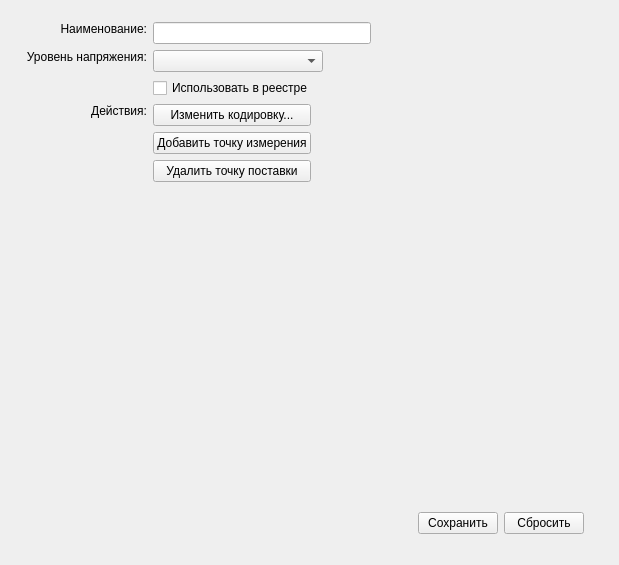
<?xml version="1.0" encoding="UTF-8"?>
<ui version="4.0">
 <class>DPSets</class>
 <widget class="QWidget" name="DPSets">
  <property name="geometry">
   <rect>
    <x>0</x>
    <y>0</y>
    <width>619</width>
    <height>565</height>
   </rect>
  </property>
  <property name="windowTitle">
   <string>Form</string>
  </property>
  <widget class="QWidget" name="horizontalLayoutWidget">
   <property name="geometry">
    <rect>
     <x>10</x>
     <y>10</y>
     <width>591</width>
     <height>541</height>
    </rect>
   </property>
   <layout class="QHBoxLayout" name="mainLayout">
    <property name="leftMargin">
     <number>10</number>
    </property>
    <property name="topMargin">
     <number>6</number>
    </property>
    <property name="rightMargin">
     <number>6</number>
    </property>
    <property name="bottomMargin">
     <number>6</number>
    </property>
    <item>
     <layout class="QGridLayout" name="gridLayout">
      <property name="leftMargin">
       <number>6</number>
      </property>
      <property name="topMargin">
       <number>6</number>
      </property>
      <property name="rightMargin">
       <number>6</number>
      </property>
      <property name="bottomMargin">
       <number>6</number>
      </property>
      <item row="0" column="0">
       <widget class="QLabel" name="label">
        <property name="text">
         <string>Наименование:</string>
        </property>
        <property name="alignment">
         <set>Qt::AlignRight|Qt::AlignTop|Qt::AlignTrailing</set>
        </property>
       </widget>
      </item>
      <item row="3" column="1">
       <layout class="QHBoxLayout" name="horizontalLayout_4">
        <item>
         <layout class="QVBoxLayout" name="verticalLayout">
          <property name="rightMargin">
           <number>6</number>
          </property>
          <item>
           <widget class="QPushButton" name="cmdCodes">
            <property name="text">
             <string>Изменить кодировку...</string>
            </property>
           </widget>
          </item>
          <item>
           <widget class="QPushButton" name="cmdAddMeasuringPoint">
            <property name="text">
             <string>Добавить точку измерения</string>
            </property>
           </widget>
          </item>
          <item>
           <widget class="QPushButton" name="cmdRemove">
            <property name="text">
             <string>Удалить точку поставки</string>
            </property>
           </widget>
          </item>
         </layout>
        </item>
        <item>
         <spacer name="horizontalSpacer_3">
          <property name="orientation">
           <enum>Qt::Horizontal</enum>
          </property>
          <property name="sizeHint" stdset="0">
           <size>
            <width>40</width>
            <height>20</height>
           </size>
          </property>
         </spacer>
        </item>
       </layout>
      </item>
      <item row="0" column="1">
       <layout class="QHBoxLayout" name="horizontalLayout_3">
        <item>
         <widget class="QLineEdit" name="txtName"/>
        </item>
        <item>
         <spacer name="horizontalSpacer_2">
          <property name="orientation">
           <enum>Qt::Horizontal</enum>
          </property>
          <property name="sizeHint" stdset="0">
           <size>
            <width>40</width>
            <height>20</height>
           </size>
          </property>
         </spacer>
        </item>
       </layout>
      </item>
      <item row="4" column="1">
       <spacer name="verticalSpacer">
        <property name="orientation">
         <enum>Qt::Vertical</enum>
        </property>
        <property name="sizeHint" stdset="0">
         <size>
          <width>20</width>
          <height>40</height>
         </size>
        </property>
       </spacer>
      </item>
      <item row="3" column="0">
       <widget class="QLabel" name="label_2">
        <property name="text">
         <string>Действия:</string>
        </property>
        <property name="alignment">
         <set>Qt::AlignRight|Qt::AlignTop|Qt::AlignTrailing</set>
        </property>
       </widget>
      </item>
      <item row="6" column="1">
       <layout class="QHBoxLayout" name="horizontalLayout_2">
        <property name="leftMargin">
         <number>5</number>
        </property>
        <property name="topMargin">
         <number>5</number>
        </property>
        <property name="rightMargin">
         <number>5</number>
        </property>
        <property name="bottomMargin">
         <number>5</number>
        </property>
        <item>
         <spacer name="horizontalSpacer">
          <property name="orientation">
           <enum>Qt::Horizontal</enum>
          </property>
          <property name="sizeHint" stdset="0">
           <size>
            <width>40</width>
            <height>20</height>
           </size>
          </property>
         </spacer>
        </item>
        <item>
         <widget class="QPushButton" name="cmdSave">
          <property name="text">
           <string>Сохранить</string>
          </property>
         </widget>
        </item>
        <item>
         <widget class="QPushButton" name="cmdDrop">
          <property name="text">
           <string>Сбросить</string>
          </property>
         </widget>
        </item>
       </layout>
      </item>
      <item row="1" column="0">
       <widget class="QLabel" name="label_3">
        <property name="text">
         <string>Уровень напряжения:</string>
        </property>
        <property name="alignment">
         <set>Qt::AlignRight|Qt::AlignTop|Qt::AlignTrailing</set>
        </property>
        <property name="wordWrap">
         <bool>true</bool>
        </property>
       </widget>
      </item>
      <item row="1" column="1">
       <layout class="QHBoxLayout" name="horizontalLayout_5">
        <item>
         <widget class="QComboBox" name="cmbVoltLevel">
          <property name="minimumSize">
           <size>
            <width>170</width>
            <height>0</height>
           </size>
          </property>
         </widget>
        </item>
        <item>
         <spacer name="horizontalSpacer_4">
          <property name="orientation">
           <enum>Qt::Horizontal</enum>
          </property>
          <property name="sizeHint" stdset="0">
           <size>
            <width>40</width>
            <height>20</height>
           </size>
          </property>
         </spacer>
        </item>
       </layout>
      </item>
      <item row="2" column="1">
       <widget class="QCheckBox" name="chkToRegister">
        <property name="text">
         <string>Использовать в реестре</string>
        </property>
       </widget>
      </item>
     </layout>
    </item>
   </layout>
  </widget>
 </widget>
 <resources/>
 <connections>
  <connection>
   <sender>cmdAddMeasuringPoint</sender>
   <signal>clicked()</signal>
   <receiver>DPSets</receiver>
   <slot>appendChild()</slot>
   <hints>
    <hint type="sourcelabel">
     <x>208</x>
     <y>96</y>
    </hint>
    <hint type="destinationlabel">
     <x>170</x>
     <y>756</y>
    </hint>
   </hints>
  </connection>
  <connection>
   <sender>cmdRemove</sender>
   <signal>clicked()</signal>
   <receiver>DPSets</receiver>
   <slot>removeItem()</slot>
   <hints>
    <hint type="sourcelabel">
     <x>185</x>
     <y>123</y>
    </hint>
    <hint type="destinationlabel">
     <x>193</x>
     <y>768</y>
    </hint>
   </hints>
  </connection>
  <connection>
   <sender>cmdSave</sender>
   <signal>clicked()</signal>
   <receiver>DPSets</receiver>
   <slot>saveChanges()</slot>
   <hints>
    <hint type="sourcelabel">
     <x>436</x>
     <y>522</y>
    </hint>
    <hint type="destinationlabel">
     <x>203</x>
     <y>778</y>
    </hint>
   </hints>
  </connection>
  <connection>
   <sender>cmdDrop</sender>
   <signal>clicked()</signal>
   <receiver>DPSets</receiver>
   <slot>dropChanges()</slot>
   <hints>
    <hint type="sourcelabel">
     <x>524</x>
     <y>522</y>
    </hint>
    <hint type="destinationlabel">
     <x>149</x>
     <y>799</y>
    </hint>
   </hints>
  </connection>
  <connection>
   <sender>cmdCodes</sender>
   <signal>clicked()</signal>
   <receiver>DPSets</receiver>
   <slot>editCodes()</slot>
   <hints>
    <hint type="sourcelabel">
     <x>147</x>
     <y>73</y>
    </hint>
    <hint type="destinationlabel">
     <x>134</x>
     <y>738</y>
    </hint>
   </hints>
  </connection>
 </connections>
 <slots>
  <slot>appendChild()</slot>
  <slot>editCodes()</slot>
  <slot>saveChanges()</slot>
  <slot>dropChanges()</slot>
  <slot>removeItem()</slot>
 </slots>
</ui>
